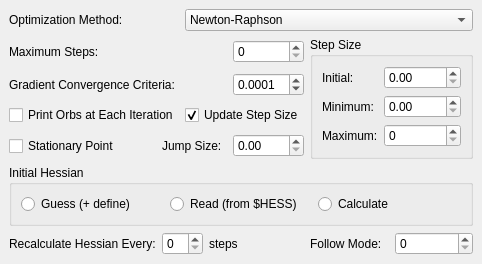
         <widget class="QWidget" name="statPointWidget" >
          <layout class="QGridLayout" >
           <property name="margin" >
            <number>9</number>
           </property>
           <property name="spacing" >
            <number>6</number>
           </property>
           <item row="5" column="0" colspan="6" >
            <widget class="QGroupBox" name="statPointHessianGroup" >
             <property name="title" >
              <string>Initial Hessian</string>
             </property>
             <layout class="QHBoxLayout" >
              <property name="margin" >
               <number>9</number>
              </property>
              <property name="spacing" >
               <number>6</number>
              </property>
              <item>
               <widget class="QRadioButton" name="statPointGuessButton" >
                <property name="text" >
                 <string>Guess (+ define)</string>
                </property>
               </widget>
              </item>
              <item>
               <widget class="QRadioButton" name="statPointReadButton" >
                <property name="text" >
                 <string>Read (from $HESS)</string>
                </property>
               </widget>
              </item>
              <item>
               <widget class="QRadioButton" name="statPointCalculateButton" >
                <property name="text" >
                 <string>Calculate</string>
                </property>
               </widget>
              </item>
             </layout>
            </widget>
           </item>
           <item row="3" column="2" colspan="2" >
            <widget class="QCheckBox" name="statPointUpdateCheck" >
             <property name="text" >
              <string>Update Step Size</string>
             </property>
             <property name="checked" >
              <bool>true</bool>
             </property>
            </widget>
           </item>
           <item row="3" column="0" colspan="2" >
            <widget class="QCheckBox" name="statPointPrintCheck" >
             <property name="text" >
              <string>Print Orbs at Each Iteration</string>
             </property>
            </widget>
           </item>
           <item row="2" column="0" colspan="2" >
            <widget class="QLabel" name="label_35" >
             <property name="text" >
              <string>Gradient Convergence Criteria:</string>
             </property>
             <property name="buddy" >
              <cstring>statPointConvergenceDouble</cstring>
             </property>
            </widget>
           </item>
           <item row="1" column="3" >
            <widget class="QSpinBox" name="statPointStepsSpin" />
           </item>
           <item row="2" column="3" >
            <widget class="QDoubleSpinBox" name="statPointConvergenceDouble" >
             <property name="decimals" >
              <number>4</number>
             </property>
             <property name="minimum" >
              <double>0.000000000000000</double>
             </property>
             <property name="singleStep" >
              <double>0.000100000000000</double>
             </property>
             <property name="value" >
              <double>0.000100000000000</double>
             </property>
            </widget>
           </item>
           <item row="4" column="1" colspan="2" >
            <widget class="QLabel" name="label_50" >
             <property name="text" >
              <string>Jump Size:</string>
             </property>
            </widget>
           </item>
           <item row="4" column="0" >
            <widget class="QCheckBox" name="statPointStationaryCheck" >
             <property name="text" >
              <string>Stationary Point</string>
             </property>
            </widget>
           </item>
           <item row="4" column="3" >
            <widget class="QDoubleSpinBox" name="statPointJumpDouble" />
           </item>
           <item row="0" column="0" >
            <widget class="QLabel" name="label_51" >
             <property name="text" >
              <string>Optimization Method:</string>
             </property>
             <property name="buddy" >
              <cstring>controlSCFCombo</cstring>
             </property>
            </widget>
           </item>
           <item rowspan="4" row="1" column="4" colspan="2" >
            <widget class="QGroupBox" name="groupBox_5" >
             <property name="title" >
              <string>Step Size</string>
             </property>
             <layout class="QGridLayout" >
              <property name="margin" >
               <number>9</number>
              </property>
              <property name="spacing" >
               <number>6</number>
              </property>
              <item row="2" column="0" >
               <widget class="QLabel" name="label_47" >
                <property name="text" >
                 <string>Maximum:</string>
                </property>
               </widget>
              </item>
              <item row="1" column="0" >
               <widget class="QLabel" name="label_48" >
                <property name="text" >
                 <string>Minimum:</string>
                </property>
                <property name="buddy" >
                 <cstring>statPointMinDouble</cstring>
                </property>
               </widget>
              </item>
              <item row="0" column="0" >
               <widget class="QLabel" name="label_49" >
                <property name="text" >
                 <string>Initial:</string>
                </property>
                <property name="buddy" >
                 <cstring>statPointInitialDouble</cstring>
                </property>
               </widget>
              </item>
              <item row="1" column="1" >
               <widget class="QDoubleSpinBox" name="statPointMinDouble" >
                <property name="maximum" >
                 <double>99999.990000000005239</double>
                </property>
                <property name="singleStep" >
                 <double>0.010000000000000</double>
                </property>
               </widget>
              </item>
              <item row="0" column="1" >
               <widget class="QDoubleSpinBox" name="statPointInitialDouble" >
                <property name="maximum" >
                 <double>99999.990000000005239</double>
                </property>
                <property name="singleStep" >
                 <double>0.100000000000000</double>
                </property>
               </widget>
              </item>
              <item row="2" column="1" >
               <widget class="QDoubleSpinBox" name="statPointMaxDouble" >
                <property name="decimals" >
                 <number>0</number>
                </property>
                <property name="maximum" >
                 <double>100000.000000000000000</double>
                </property>
               </widget>
              </item>
             </layout>
            </widget>
           </item>
           <item row="0" column="2" colspan="4" >
            <widget class="QComboBox" name="statPointOptimizationCombo" >
             <item>
              <property name="text" >
               <string>Newton-Raphson</string>
              </property>
             </item>
             <item>
              <property name="text" >
               <string>Rational Function Optimization</string>
              </property>
             </item>
             <item>
              <property name="text" >
               <string>Quadratic Approximation</string>
              </property>
             </item>
             <item>
              <property name="text" >
               <string>Schlegel (quasi-NR)</string>
              </property>
             </item>
             <item>
              <property name="text" >
               <string>Constrained Optimization</string>
              </property>
             </item>
            </widget>
           </item>
           <item row="6" column="1" colspan="3" >
            <layout class="QHBoxLayout" >
             <property name="margin" >
              <number>0</number>
             </property>
             <property name="spacing" >
              <number>6</number>
             </property>
             <item>
              <widget class="QSpinBox" name="statPointRecalculateSpin" />
             </item>
             <item>
              <widget class="QLabel" name="label_53" >
               <property name="text" >
                <string>steps</string>
               </property>
              </widget>
             </item>
             <item>
              <spacer>
               <property name="orientation" >
                <enum>Qt::Horizontal</enum>
               </property>
               <property name="sizeHint" >
                <size>
                 <width>40</width>
                 <height>20</height>
                </size>
               </property>
              </spacer>
             </item>
            </layout>
           </item>
           <item row="6" column="0" >
            <widget class="QLabel" name="label_46" >
             <property name="text" >
              <string>Recalculate Hessian Every:</string>
             </property>
             <property name="buddy" >
              <cstring>statPointRecalculateSpin</cstring>
             </property>
            </widget>
           </item>
           <item row="6" column="4" >
            <widget class="QLabel" name="label_52" >
             <property name="text" >
              <string>Follow Mode:</string>
             </property>
            </widget>
           </item>
           <item row="6" column="5" >
            <widget class="QSpinBox" name="statPointFollowSpin" />
           </item>
           <item row="1" column="0" >
            <widget class="QLabel" name="label_34" >
             <property name="text" >
              <string>Maximum Steps:</string>
             </property>
             <property name="buddy" >
              <cstring>statPointStepsSpin</cstring>
             </property>
            </widget>
           </item>
           <item row="7" column="0" >
            <spacer>
             <property name="orientation" >
              <enum>Qt::Vertical</enum>
             </property>
             <property name="sizeHint" >
              <size>
               <width>20</width>
               <height>0</height>
              </size>
             </property>
            </spacer>
           </item>
          </layout>
         </widget>
